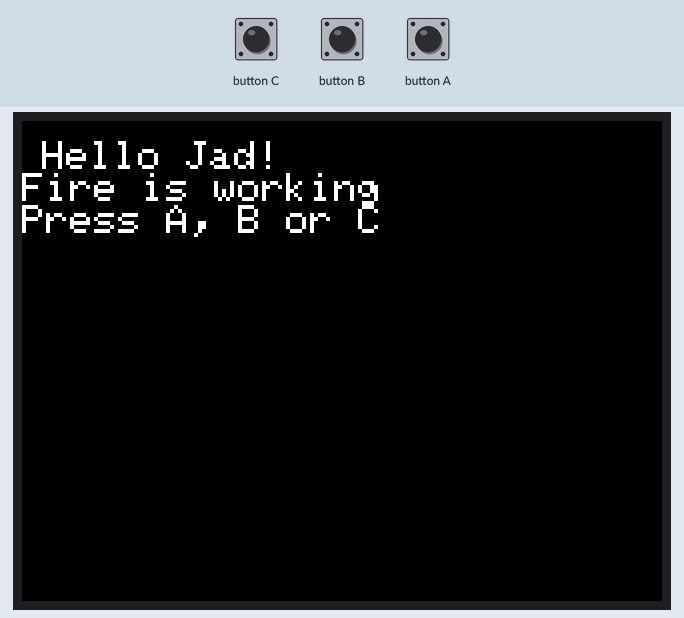
The sketch below on a simulated ESP32. Parts: 320×240 colour display. Inputs (shaded band) come from the test bench. What the sketch prints to the serial monitor is not drawn.

Above: at 1.4 s.
1.5 s: button C pressed for 0.15 s
At 2.5 s:
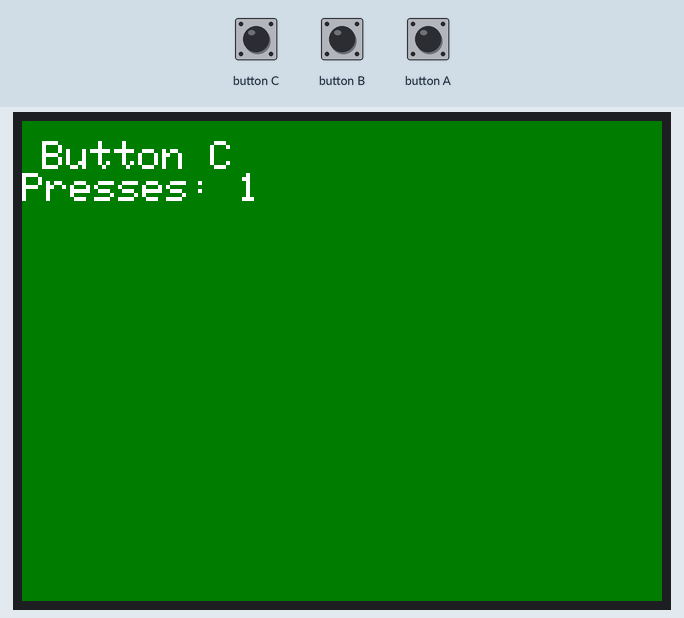
3.1 s: button B pressed for 0.15 s
At 3.8 s:
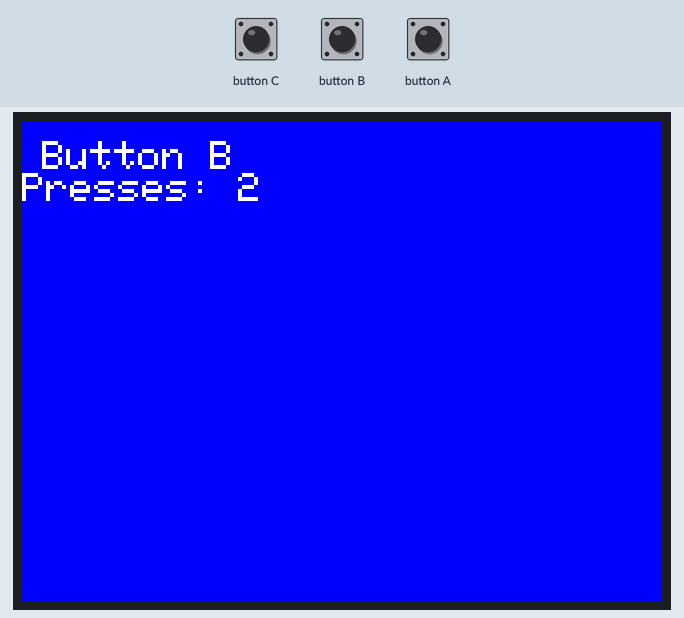
4.7 s: button A pressed for 0.15 s
At 5.9 s:
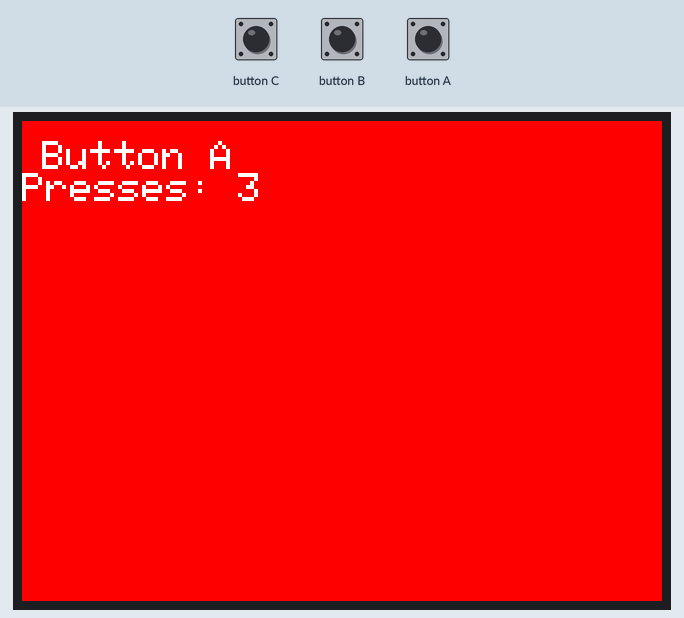
6.3 s: button C pressed for 1 s
At 7.4 s:
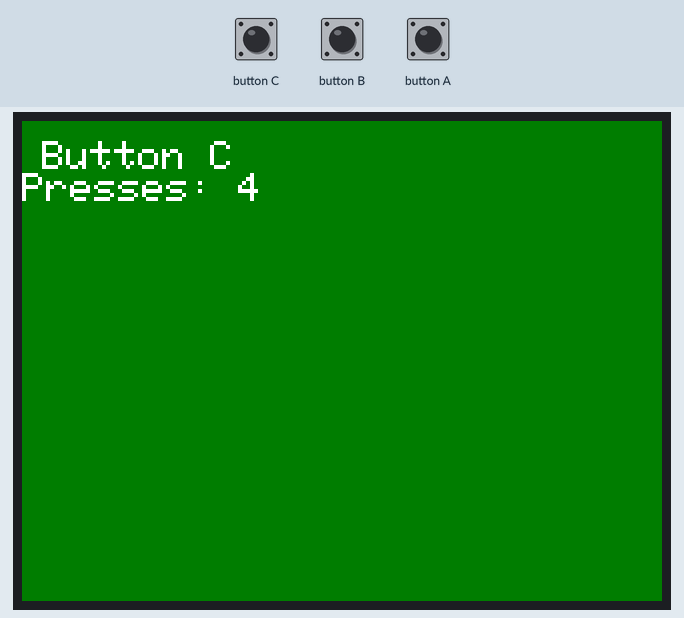
8.8 s: button B pressed for 1 s
At 9.3 s:
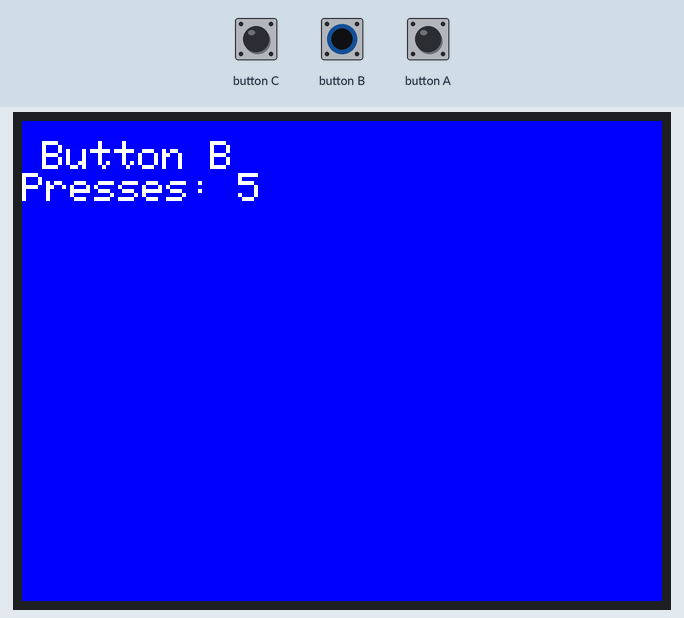
11.3 s: button A pressed for 1 s
At 12.4 s:
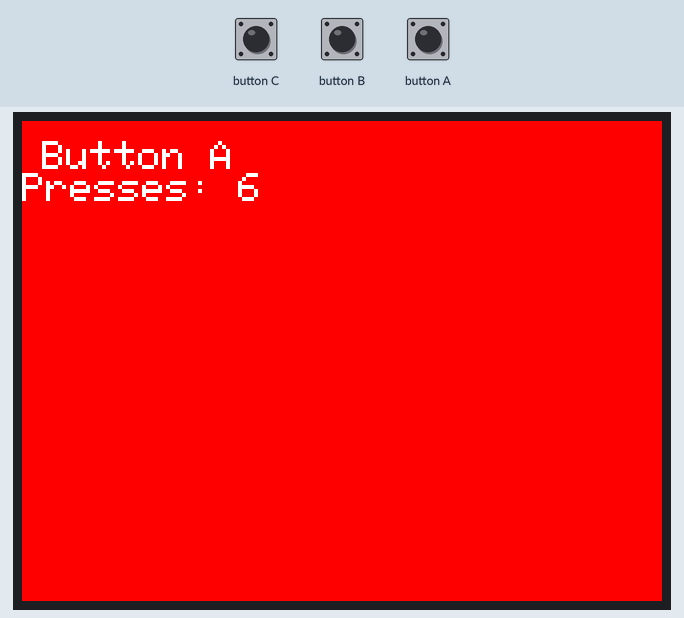
Timing chart, 0 to 14.3 s (numbered marks = the images above; inputs shaded):
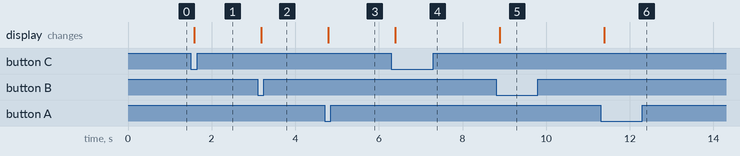

The sketch:

hello_fire.ino
```cpp
#include <M5Unified.h>

int presses = 0;

void show(const char* name, uint16_t color) {
  presses++;
  M5.Display.fillScreen(color);
  M5.Display.setTextColor(WHITE, color);
  M5.Display.setCursor(10, 10);
  M5.Display.println(name);
  M5.Display.printf("Presses: %d\n", presses);
  Serial.printf("%s pressed, total %d\n", name, presses);
}

void setup() {
  auto cfg = M5.config();
  M5.begin(cfg);
  Serial.begin(115200);
  M5.Display.setTextSize(2);
  M5.Display.fillScreen(BLACK);
  M5.Display.setCursor(10, 10);
  M5.Display.println("Hello Jad!");
  M5.Display.println("Fire is working");
  M5.Display.println("Press A, B or C");
  Serial.println("Fire booted");
}

void loop() {
  M5.update();
  if (M5.BtnA.wasPressed()) show("Button A", RED);
  if (M5.BtnB.wasPressed()) show("Button B", BLUE);
  if (M5.BtnC.wasPressed()) show("Button C", DARKGREEN);
}
```

Measured:
- after the input at 1.5 s, the display: changes after 0.08 s (image 1)
- after the input at 3.1 s, the display: changes after 0.08 s (image 2)
- after the input at 4.7 s, the display: changes after 0.08 s (image 3)
- after the input at 6.3 s, the display: changes after 0.08 s (image 4)
- after the input at 8.8 s, the display: changes after 0.09 s (image 5)
- after the input at 11.3 s, the display: changes after 0.09 s (image 6)
